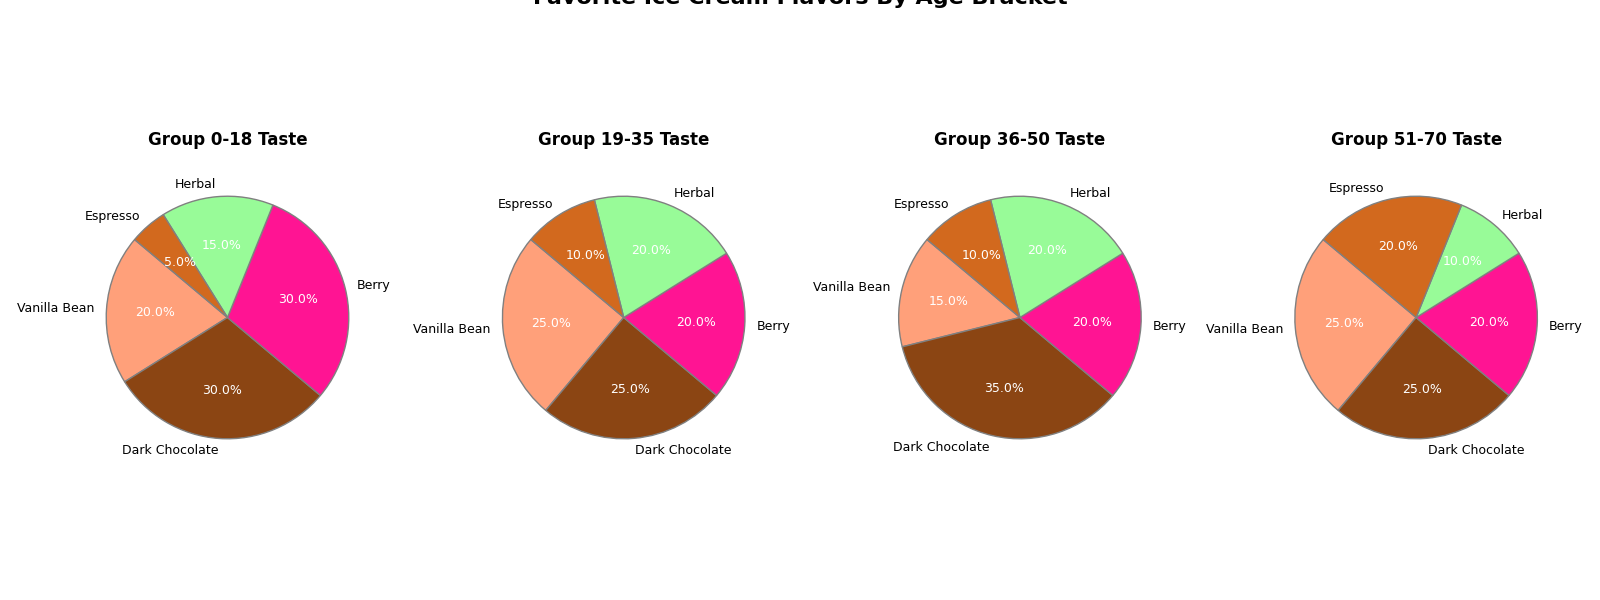

Write Python code to recreate this figure.
import matplotlib.pyplot as plt

# Adjusted age group labels to remove one
age_groups = ['Under 18', '19-35', '36-50', '51 and up'] 
# Kept flavor labels unchanged
flavors = ['Vanilla Bean', 'Dark Chocolate', 'Berry', 'Herbal', 'Espresso']

# Updated data to remove the '71+' age group
data = {
    '0-18': [20, 30, 30, 15, 5],
    '19-35': [25, 25, 20, 20, 10],
    '36-50': [15, 35, 20, 20, 10],
    '51-70': [25, 25, 20, 10, 20]
}

colors = ['#FFA07A', '#8B4513', '#FF1493', '#98FB98', '#D2691E']

# Adjusted to create only 4 subplots instead of 5
fig, axs = plt.subplots(1, 4, figsize=(16, 6), subplot_kw=dict(aspect='equal'))

for ax, (age, percentages) in zip(axs, data.items()):
    wedges, texts, autotexts = ax.pie(
        percentages, labels=flavors, autopct='%1.1f%%', startangle=140,
        colors=colors, textprops={'fontsize': 9}, wedgeprops={'edgecolor': 'gray'}
    )
    ax.set_title(f'Group {age} Taste', fontsize=12, weight='bold', pad=15)
    for autotext in autotexts:
        autotext.set_color('white')

plt.suptitle('Favorite Ice Cream Flavors By Age Bracket', 
             fontsize=16, weight='bold', y=1.02)

plt.tight_layout()
plt.show()
